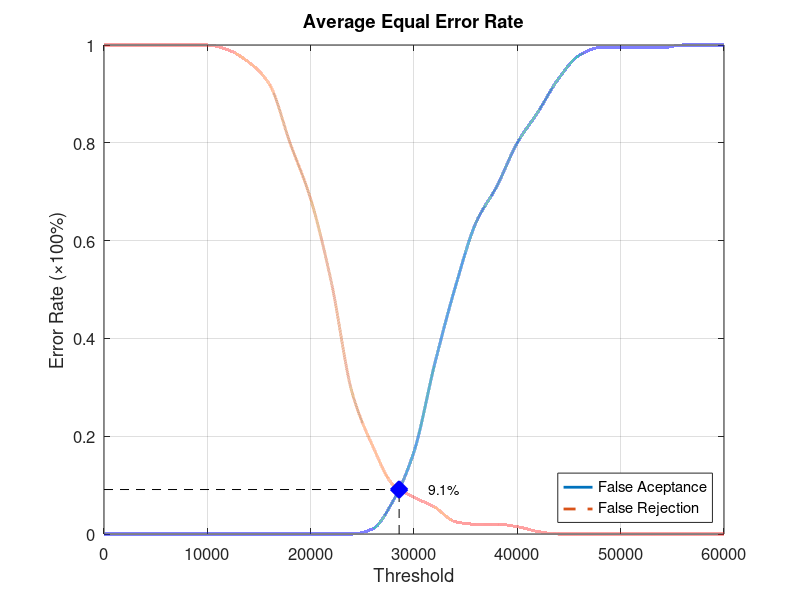
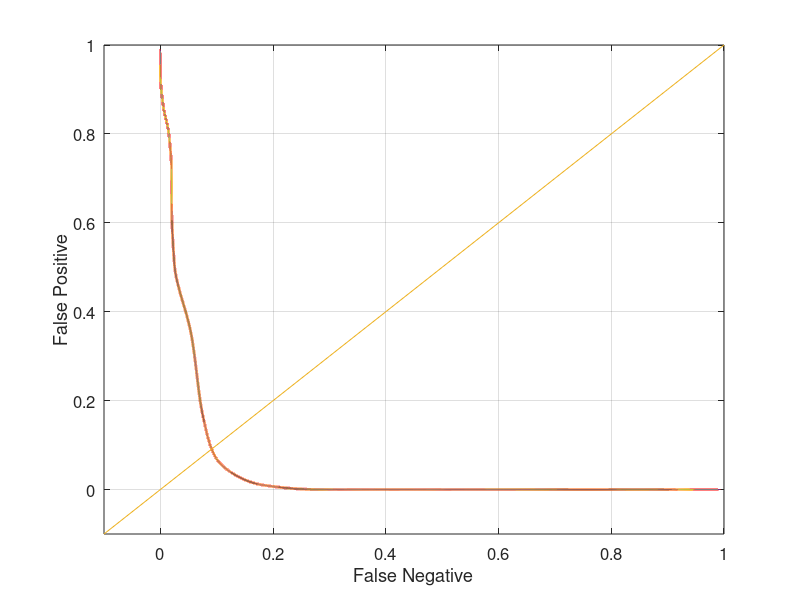

These figures' MATLAB source, in order:
function yEER = Database2_1
close all;
clear;
clc;
x = 0:2000:60000;
xq = 0:0.5:60000;

y0 = [0 0 0 0 0 0 0 0 0 0 0 0 0 0.0105263 0.0684211 0.168421 0.347368 0.505263 0.636842 0.710526 0.8 0.863158 0.931579 0.978947 0.994737 0.994737 0.994737 0.994737 1 1 1];
yy0 = interp1(x, y0, xq, 'pchip');
y1 = [1 1 1 1 1 1 0.99 0.965 0.92 0.8 0.685 0.515 0.29 0.18 0.1 0.075 0.055 0.025 0.02 0.02 0.015 0.005 0 0 0 0 0 0 0 0 0];
yy1 = interp1(x, y1, xq, 'pchip');

% Calculating EER: 
y2 = abs(y0 - y1);
find(y2 == min(y2))
yy2 = abs(yy0 - yy1);
xEER = find(yy2 == min(yy2));
xEERIndex = xq(xEER) % X-axis EER
yEER = yy0(xEER) % Y-axis EER

main = figure
plot(xq, yy0,'-','LineWidth', 2);	hold on
plot(xq, yy1,'--','LineWidth', 2);	hold on
plot([xEERIndex xEERIndex], [0 yEER], 'k--');	hold on
plot([0 xEERIndex], [yEER yEER], 'k--');	hold on
plot(xEERIndex, yEER, 'bx', 'LineWidth', 10);	hold on
text(xEERIndex + 10 * xEERIndex / 100, yEER, [num2str(round((10000 * yEER)) / 100) '%'])
legend('False Aceptance', 'False Rejection', 'Location', 'SouthEast')
xlabel('Threshold')
ylabel('Error Rate (\times100%)')
title('Average Equal Error Rate')
set(gca, 'FontSize', 12)
axis([0 60000 0 1])
grid on

print(main, 'Database2_1Main', '-dpng');
FNRxFPR = figure('Color', [1 1 1]);
plot(yy1, yy0, '-', yy1, yy0, 'LineWidth', 2);
hold on
y = -0.1:0.1:1
plot(y, y); 
set(gca, 'FontSize', 12)
xlabel('False Negative')
ylabel('False Positive')
axis([-0.1 1 -0.1 1])
set(gca, 'FontSize', 12)
grid on

print(FNRxFPR, 'Database2_1FNRxFPR','-dpng');
end
